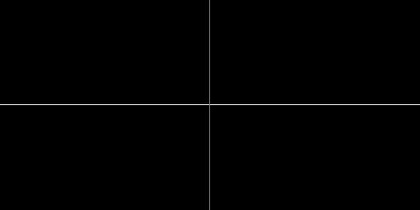
%> input picture Task7/T7Cross.jpg, 420 x 210 px, shrunk from 512 x 256 before the run
$ octave task7.m   (GNU Octave 9; MATLAB toolbox functions it lacks are replaced by stand-ins)
%> lines starting %> are read from the running program, lines starting %| are printed output that depends on the picture; in (x1, y1, x2, y2) boxes, pixels count from 0 and x2, y2 are one past the last pixel; in counts of white or black regions, pixels touching at a corner belong together; the program's own positions count from 1
%> further down, imdata1 is the input picture: size 210x420 uint8; min 0, max 207, mean 1.4
### Task7/ImageRotation.m
function RImage = ImageRotation(OImage, center, degangle )
%> called with center = [128 256], degangle = 90
%FRotate Rotate an image around a given point
%   Everybody has to use this template
%
%% Who has done it
%
% Group A
% Author: erini048
% Co-author: lucpa286
%
%
%% Syntax of the function
%
% Input arguments:  OImage original image
%                   center 2-vector with center point of the rotation
%                       see the pdf for an definition of center
%                   degangle rotation angle in degrees, rotation is
%                       clockwise
%
% Output arguments: RImage is the rotated image
%
% You MUST NEVER change the first line
%
%% Basic version control (in case you need more than one attempt)
%
% Version: 1
% Date: 2017-12-01
%
% Gives a history of your submission to Lisam.
% Version and date for this function have to be updated before each
% submission to Lisam (in case you need more than one attempt)
%
%% General rules
%
% 1) Don't change the structure of the template by removing %% lines
%
% 2) Document what you are doing using comments
%
% 3) Before submitting make the code readable by using automatic indentation
%       ctrl-a / ctrl-i
%
% 4) In case a task requires that you have to submit more than one function
%       save every function in a single file and collect all of them in a
%       zip-archive and upload that to Lisam. NO RAR, NO GZ, ONLY ZIP!
%       All non-zip archives will be rejected automatically
%
% 5) Often you must do something else between the given commands in the
%       template
%
%

%% Information about the image (size, type etc)
%       You can assume that it has uint8 pixels
%       What should you do if this is not the case?
%
[sr,sc,nc] = size(OImage);
%> sr = 210; sc = 420; nc = 1

%% Generate coordinate vectors for the shifted coordinate system
% (this means converting the index vector for a pixel to the
%   coordinate vector of the same pixel)
%
ir = 1:sr; %index vector for pixels along first Matlab dimension
%> ir = 210 values from 1 to 210
ic = 1:sc; %same in the second direction
%> ic = 420 values from 1 to 420

cir = ir - center(1); %shifted ir vector so that center(1) is the origin
%> cir = 210 values from -127 to 82
cic = ic - center(2); %Same for the second axis
%> cic = 420 values from -255 to 164

%% Use cir and cic in meshgrid to generate a coordinate grid
%
[C,R] = meshgrid(cic, cir); % cir, cic

%% The polar mesh coordinates are computed with cart2pol
%
[Theta,Rho] = cart2pol(C,R); %

%% Convert the degress, modify the angles and
%   transform back to Euclidean coordinates
%   you may skip the next two lines and modify the input to pol2cart
%   if you want

rads = (degangle*pi)/180; % degs...
TNew = Theta - rads; % use Theta and degs

[nC,nR] = pol2cart(TNew, Rho); %

%% Compute the index vector from the coordinate vector inverting the
% previous conversion from ir to cir and ic to cic

newir = round(nR) + center(1);
newic = round(nC) + center(2);

newir(newir > sr) = 0;
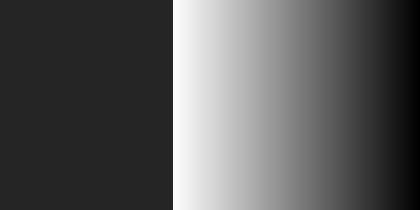
%> newir: size 210x420 double; min -36, max 210, mean 51.2; drawn with min black and max white
newic(newic > sc) = 0;
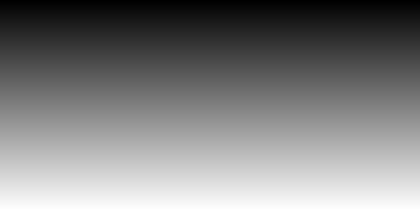
%> newic: size 210x420 double; min 129, max 338, mean 233.5; drawn with min black and max white

newir(newir < 1) = 0;
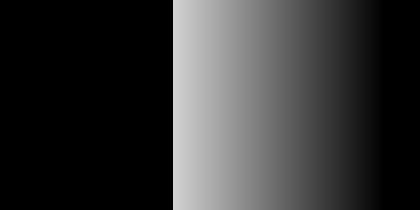
%> newir: size 210x420 double; 8.57% of pixels changed, all inside (x1, y1, x2, y2) = (384, 0, 420, 210)
newic(newic < 1) = 0;

%% Now use nearest neighbor interpolation (round) and rotate

RImage = uint8(zeros(sr,sc,nc));


for k = 1:sr
    for l = 1:sc
        if (newir(k,l) ~= 0) && (newic(k,l) ~= 0)
                RImage(k,l,:) = OImage(newir(k,l), newic(k,l), :);
        end
    end
end

end

### Task7/task7.m
imdata1 = imread('T7Cross.jpg');
center = [128,256];
angle = 90;
k = ImageRotation(imdata1, center, angle);
imshow(imdata1);
figure;
imshow(k);
